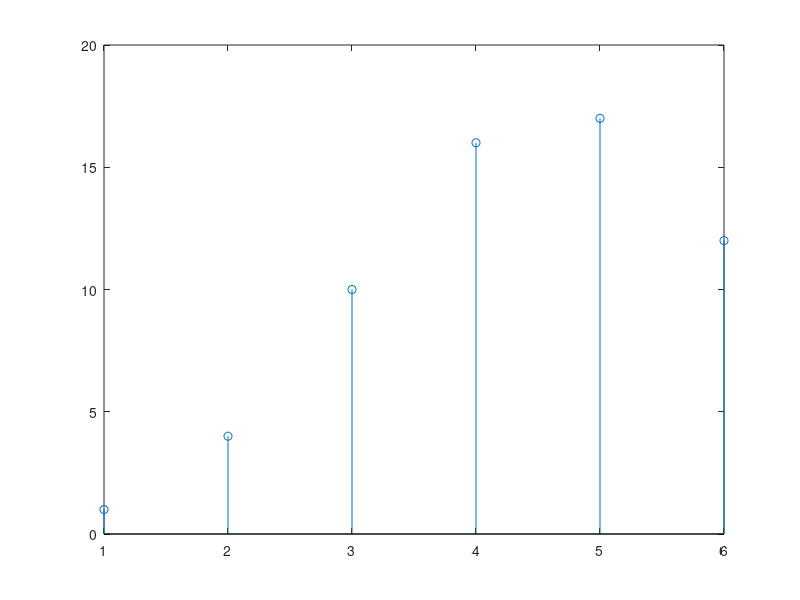

Here is the MATLAB script that generated this plot:

x=[1 2 3]; %first signal 0r input signal
h=[1 2 3 4]; %second signal
N1=length(x);
N2=length(h);
  X=[x,zeros(1,N2)]; %padding of N2 zeros
  H=[h,zeros(1,N1)]; %padding of N1 zeros
  for i=1:N1+N2-1
    y(i)=0;
    for j=1:N1
      if(i-j+1>0)
        y(i)=y(i)+X(j)*H(i-j+1);
      else
    end
  end
end
X
stem(y);

